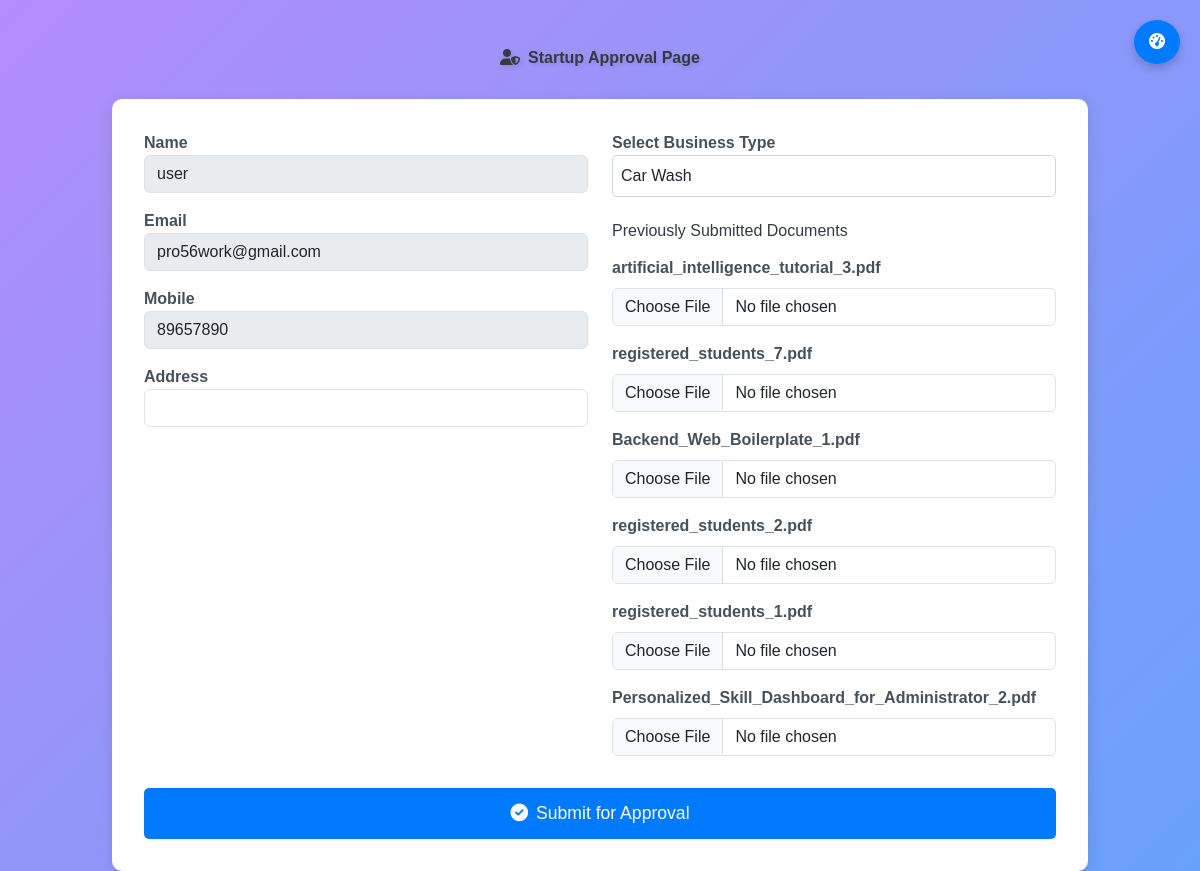
The app's page /approval_page (signed in) with its own data.
### app.py (models this page shows, shortened)
class User(UserMixin, db.Model):
    id = db.Column(db.Integer, primary_key=True)
    name = db.Column(db.String(100), nullable=False)
    age = db.Column(db.Integer, nullable=False)
    location = db.Column(db.String(200), nullable=False)
    dob = db.Column(db.String(50), nullable=False)
    aadhar_no = db.Column(db.String(20), unique=True, nullable=False)
    aadhar_front = db.Column(db.String(200), nullable=False)
    aadhar_back = db.Column(db.String(200), nullable=False)
    pan_no = db.Column(db.String(20), unique=True, nullable=False)
    pan_image = db.Column(db.String(200), nullable=False)
    email = db.Column(db.String(100), unique=True, nullable=False)
    mobile = db.Column(db.String(15), nullable=False)
    password = db.Column(db.String(100), nullable=False)
    otp = db.Column(db.String(6))
    verified = db.Column(db.Boolean, default=False)
    address = db.Column(db.String(255), nullable=True)
    business_type = db.Column(db.String(100), nullable=True)
    document_paths = db.Column(db.Text, nullable=True)  # Store file paths as JSON
    is_approved = db.Column(db.Boolean, default=False)  # Admin approval status
    approval_status = db.Column(db.String(20), default="Pending")
    def get_documents(self):
        if self.document_paths:
            try:
                return json.loads(self.document_paths)
            except Exception as e:
                return self.document_paths.split(",")
        return []

### app.py (the view, shortened to what this page needs)
@app.route("/approval_page", methods=["GET", "POST"])
@login_required
def approval_page():
    user = current_user
    return render_template("approval.html", user=user)

### app.py (called while the page is built)
@login_manager.user_loader
def load_user(user_id):
    return User.query.get(int(user_id))

### templates/approval.html (shortened to what this page needs)
<!DOCTYPE html>
<html lang="en">
<head>
    <link rel="stylesheet" href="https://cdn.jsdelivr.net/npm/bootstrap@5.3.0/dist/css/bootstrap.min.css">
    <link rel="stylesheet" href="https://cdnjs.cloudflare.com/ajax/libs/font-awesome/6.0.0/css/all.min.css">
    <link href="https://cdn.jsdelivr.net/npm/tailwindcss@2.2.19/dist/tailwind.min.css" rel="stylesheet">
</head>
<body class="bg-light">
    <a href="" class="dashboard-icon animate__animated animate__fadeInRight">
        <i class="fas fa-tachometer-alt"></i>
    </a>
    <div class="container mt-5 animate__animated animate__fadeIn">
        <h2 class="text-center"><i class="fas fa-user-shield me-2"></i>Startup Approval Page</h2>
        <form method="POST" enctype="multipart/form-data" class="form-container">
            <div class="row">
                <div class="col-md-6">
                    <div class="mb-3">
                        <label>Name</label>
                        <input type="text" name="name" class="form-control" value="{{ user.name }}" readonly>
                    </div>
                    <div class="mb-3">
                        <label>Email</label>
                        <input type="email" name="email" class="form-control" value="{{ user.email }}" readonly>
                    </div>
                    <div class="mb-3">
                        <label>Mobile</label>
                        <input type="text" name="mobile" class="form-control" value="{{ user.mobile }}" readonly>
                    </div>
                    <div class="mb-3">
                        <label>Address</label>
                        <input type="text" name="address" class="form-control" required>
                    </div>
                </div>
                <div class="col-md-6">
                    <div class="mb-3">
                        <label>Select Business Type</label>
                        <select id="business_type" name="business_type" class="form-control" onchange="showDocuments()" required>
                            <option value="Car Wash" {% if user.business_type == 'Car Wash' %}selected{% endif %}>Car Wash</option>
                        </select>
                    </div>
                    <div id="documents" class="document-section">
                        {% if user.business_type %}
                            <h5 class='mt-3'>Previously Submitted Documents</h5>
                            {% for doc in user.get_documents() %}
                                <div class="mb-2">
                                    <label>{{ doc }}</label>
                                    <input type="file" name="documents" class="form-control">
                                </div>
                            {% endfor %}
                        {% endif %}
                    </div>
                </div>
            </div>
            <button type="submit" class="btn btn-primary w-100 mt-3"><i class="fas fa-check-circle me-2"></i>Submit for Approval</button>
        </form>
    </div>
</body>
</html>

### templates/approval.html (style rules this page uses)
body { background: linear-gradient(135deg, #b38dfa, #69a1fa); font-family: 'Arial', sans-serif; }
.container { max-width: 1000px; }
h2 { color: #343a40; font-weight: bold; margin-bottom: 2rem; text-shadow: 2px 2px 4px rgba(0, 0, 0, 0.1); }
.form-container { background: white; border-radius: 10px; box-shadow: 0 4px 15px rgba(0, 0, 0, 0.1); padding: 2rem; }
.form-container label { font-weight: bold; color: #495057; }
.form-container input[readonly] { background: #e9ecef; }
.form-container select { width: 100%; padding: 0.5rem; border-radius: 5px; border: 1px solid #ced4da; }
.form-container button { background: #007bff; border: none; padding: 0.75rem; font-size: 1.1rem; border-radius: 5px; transition: all 0.3s ease; }
.document-section { margin-top: 1.5rem; }
.document-section h5 { color: #343a40; margin-bottom: 1rem; }
.document-section label { display: block; margin-bottom: 0.5rem; color: #495057; }
.document-section input[type="file"] { margin-bottom: 1rem; }
.dashboard-icon { position: fixed; top: 20px; right: 20px; background: #007bff; color: white; padding: 10px 15px; border-radius: 50%; box-shadow: 0 4px 10px rgba(0, 0, 0, 0.2); transition: all 0.3s ease; }

### records on screen
User: name "user", email "pro56work@gmail.com", mobile "89657890", business_type "Car Wash"

### other values on screen
{{ doc }} "artificial_intelligence_tutorial_3.pdf" "registered_students_7.pdf" "Backend_Web_Boilerplate_1.pdf" "registered_students_2.pdf" "registered_students_1.pdf" "Personalized_Skill_Dashboard_for_Administrator_2.pdf"
